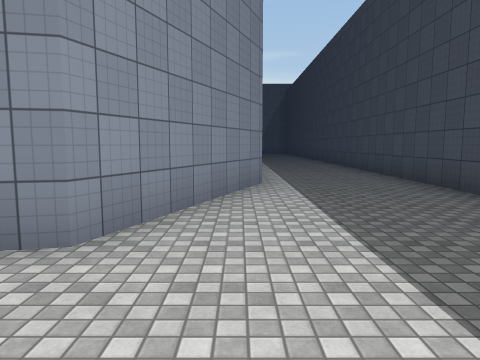
View 1 (above)

23 first-person views from a walk through a 3-D level made in the Unity game engine. The camera is 1.5 m above the floor, tilts 6° down and sees 70° across. The floor is counted in squares, 2 m on a side. Each view is taken from the middle of a square. On the plan, view 1 faces up. The plan holds only what a view shows up to about 11 squares ahead; the rest is blank. The place goes on beyond the plan. The player is left out. Surface patterns are stand-ins for the level's own textures.

View 2
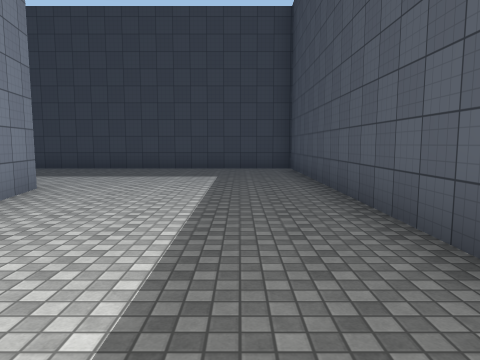

View 3
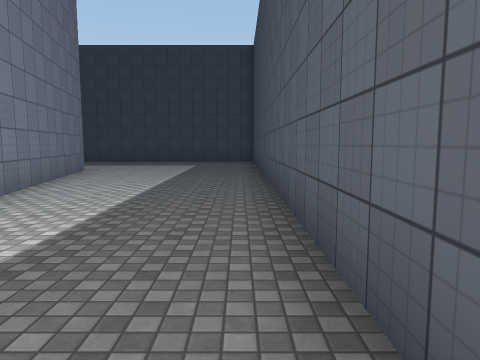

View 4
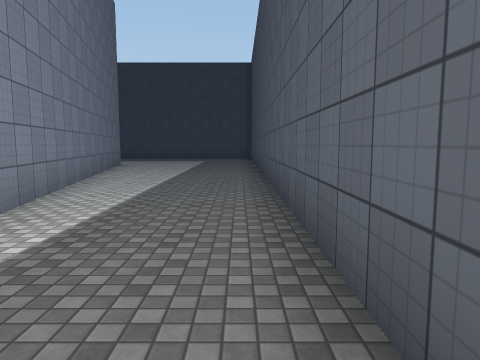

View 5
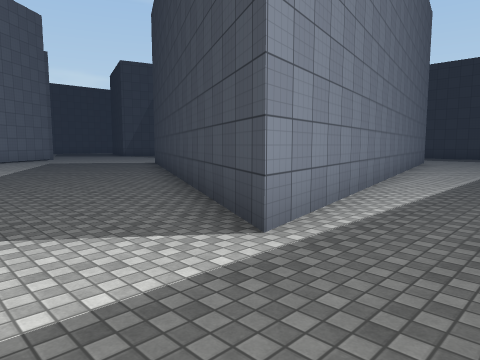

View 6
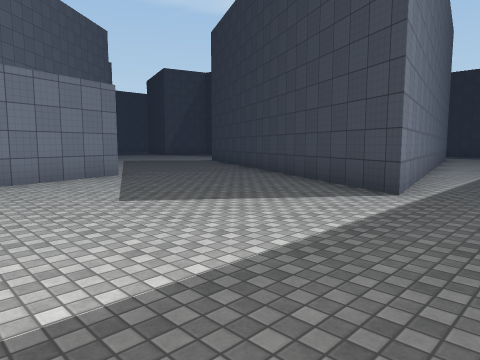

View 7
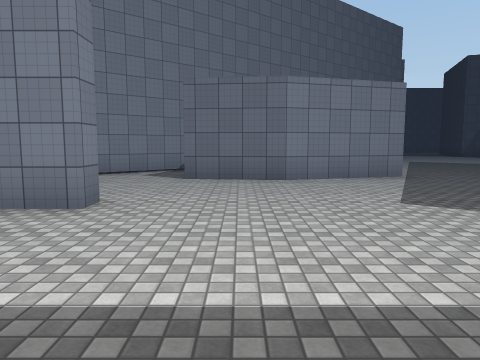

View 8
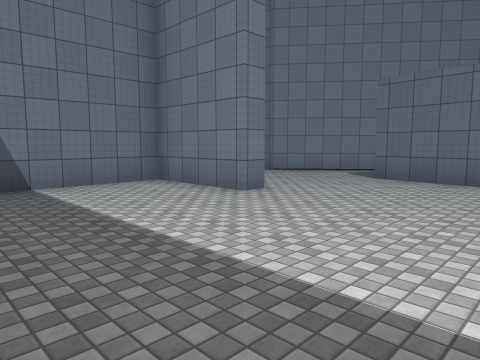

View 9
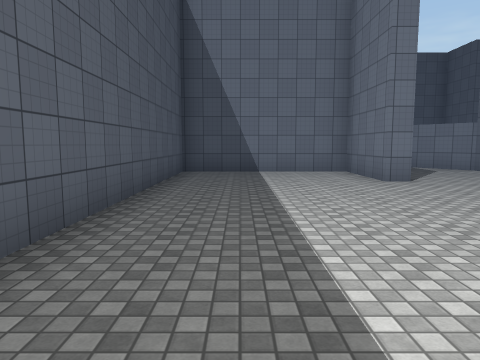

View 10
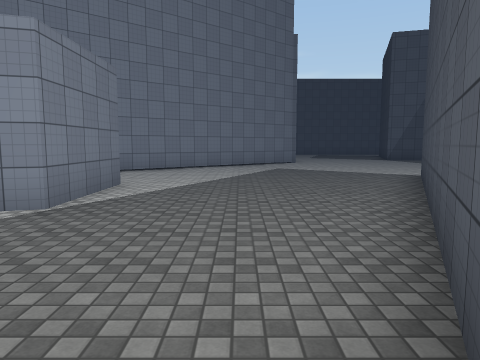

View 11
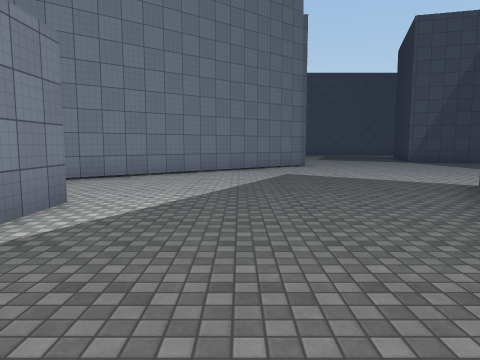

View 12
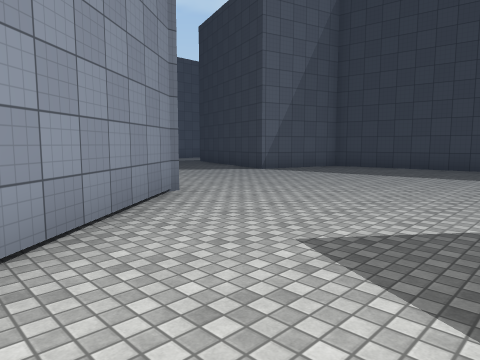

View 13
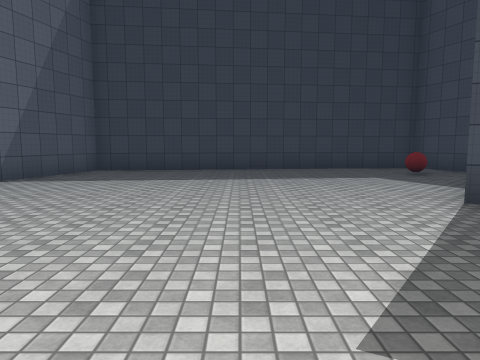

View 14
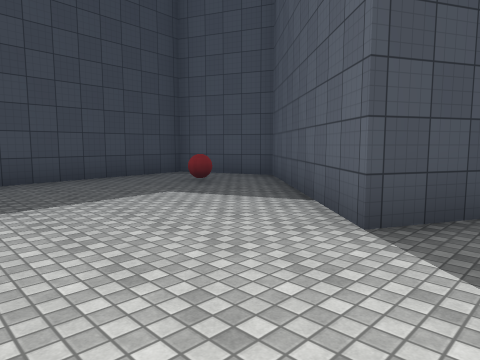

View 15
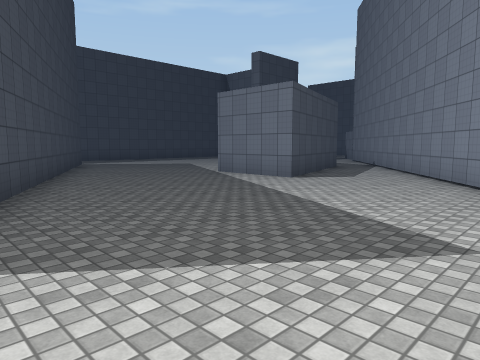

View 16
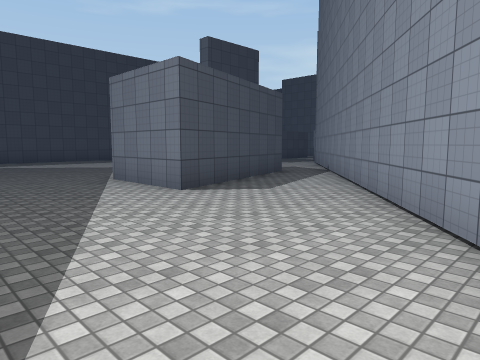

View 17
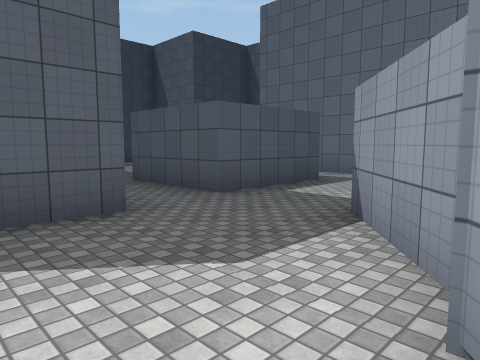

View 18
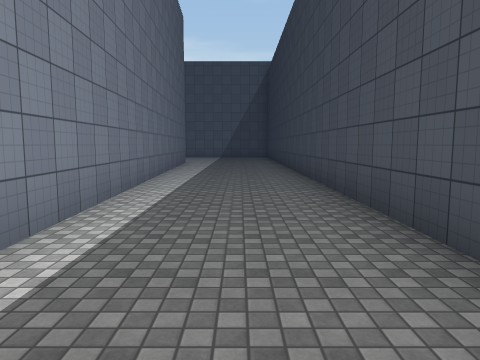

View 19
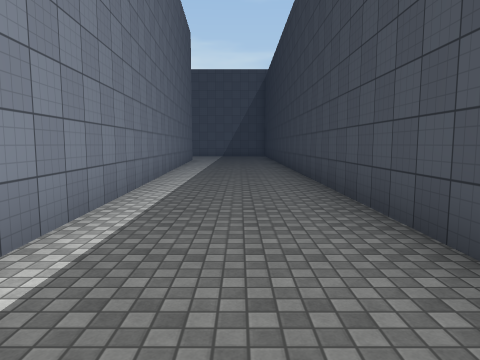

View 20
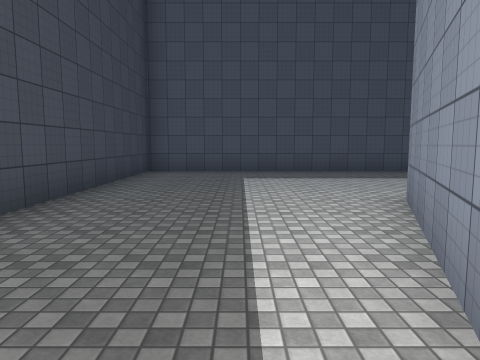

View 21
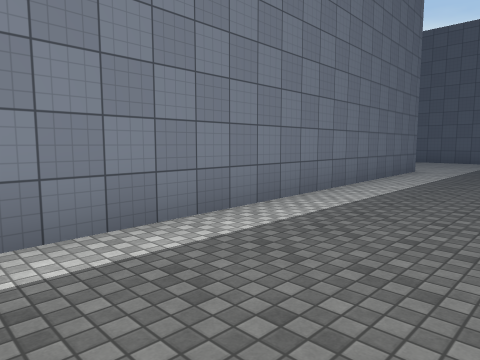

View 22
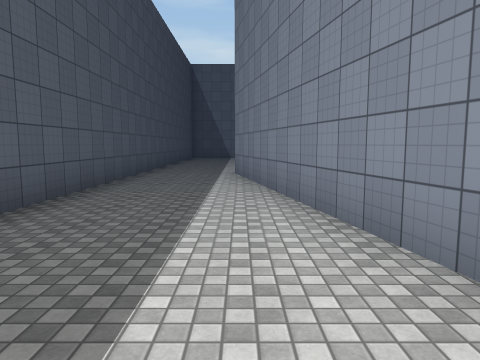

View 23
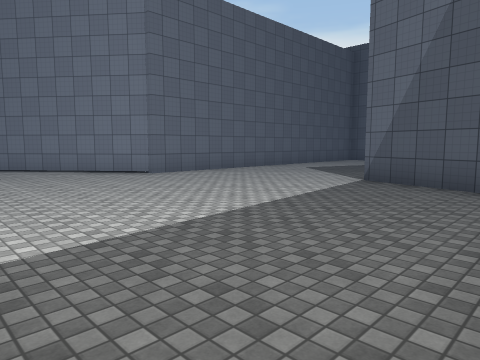

### Floor plan
Points are (right, up) in squares from view 1. A wall is a line through its corners. A room is listed if a view was taken in it or the views show most of it. See-through windows are left out.
Room 1 (views 1, 2, 3, 18, 19, 20, 21, 22)
walls: (0.4, 6.7) (-1.2, 2.4) (-12.6, 0.1); (-12.4, -2.6) (3.5, -2.6) (3.5, 18.1); (-0.2, 19.6) (0.4, 7.1)
ways out: opening at (-13, -1.5) to room 2
Room 2 (views 4, 5, 6, 7, 8, 9, 10, 11, 12, 13, 14, 15, 16, 17, 23)
walls: (-19.6, 7.1) (-15.2, 8.4) (-15.2, 5.9) (-18.1, 5.1) (-20.2, 5.4); (-12.6, 0.1) (-13.8, -0.1) (-8.7, 10.1) (-4.7, 6.5) (-2.3, 7.5) (-3.3, 17.1) (-6.2, 17.9) (-5.9, 18.7); (-20.8, 2.5) (-20.8, 1.9) (-23.4, 1.9) (-23.4, -2.6) (-12.4, -2.6); (-10.8, 18.9) (-10.8, 15.7) (-23.4, 5.7) (-23.8, 5.7) (-25.6, 4.2); (-23.9, 2.4) (-22.5, 2.4); (-25.5, 2) (-25.5, -0.9)
ways out: opening at (-13, -1.5) to room 1; opening at (-26, 3.5); opening at (-25, 0)
objects: other object (-4, 9)

Where each view was taken, in squares from view 1:
view 1: 0 up, 0 right, facing up
view 2: 1 down, 7 left, facing right
view 3: 2 down, 11 left, facing right
view 4: 2 down, 14 left, facing right
view 5: 2 down, 16 left, facing up-right
view 6: 2 down, 19 left, facing up-right
view 7: 2 down, 19 left, facing up
view 8: 2 down, 17 left, facing up-left
view 9: 1 down, 14 left, facing left
view 10: 2 up, 13 left, facing up
view 11: 4 up, 13 left, facing up
view 12: 11 up, 14 left, facing up-right
view 13: 13 up, 13 left, facing right
view 14: 13 up, 10 left, facing down-right
view 15: 13 up, 9 left, facing down-left
view 16: 13 up, 12 left, facing down-left
view 17: 6 up, 22 left, facing down-left
view 18: 7 up, 2 right, facing up
view 19: 5 up, 2 right, facing up
view 20: 7 up, 1 right, facing down
view 21: 11 up, 3 right, facing up-left
view 22: 0 up, 5 left, facing left
view 23: 11 up, 3 left, facing up-left
